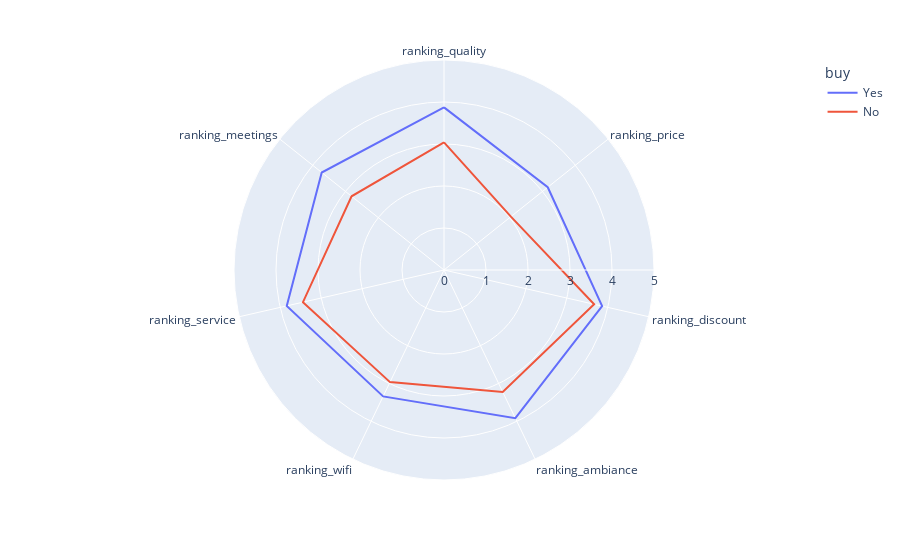

The code cell stored with this chart in its notebook:
### Code cell
fig = px.line_polar(new_df, r="values", theta="Ranking",
                    color="buy", line_close=True, range_r=[0, 5])
fig.show()

### Figure 1 — Plotly figure (JSON) as saved in the notebook; plotly's stock layout.template omitted (floating-point values rounded to 4 significant figures)
{"data": [{"hovertemplate": "buy=Yes<br>values=%{r}<br>Ranking=%{theta}<extra></extra>", "legendgroup": "Yes", "line": {"color": "#636efa", "dash": "solid"}, "mode": "lines", "name": "Yes", "r": [3.872, 3.16, 3.862, 3.915, 3.34, 3.84, 3.723, 3.872], "showlegend": true, "subplot": "polar", "theta": ["ranking_quality", "ranking_price", "ranking_discount", "ranking_ambiance", "ranking_wifi", "ranking_service", "ranking_meetings", "ranking_quality"], "type": "scatterpolar"}, {"hovertemplate": "buy=No<br>values=%{r}<br>Ranking=%{theta}<extra></extra>", "legendgroup": "No", "line": {"color": "#EF553B", "dash": "solid"}, "mode": "lines", "name": "No", "r": [3.037, 2.037, 3.667, 3.222, 2.963, 3.444, 2.815, 3.037], "showlegend": true, "subplot": "polar", "theta": ["ranking_quality", "ranking_price", "ranking_discount", "ranking_ambiance", "ranking_wifi", "ranking_service", "ranking_meetings", "ranking_quality"], "type": "scatterpolar"}], "layout": {"legend": {"title": {"text": "buy"}, "tracegroupgap": 0}, "margin": {"t": 60}, "polar": {"angularaxis": {"direction": "clockwise", "rotation": 90}, "domain": {"x": [0, 1], "y": [0, 1]}, "radialaxis": {"range": [0, 5]}}}}
